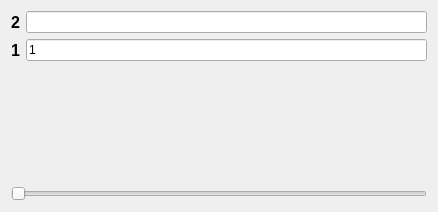
<?xml version="1.0" encoding="UTF-8"?>
<ui version="4.0">
 <class>Dialog</class>
 <widget class="QDialog" name="Dialog">
  <property name="geometry">
   <rect>
    <x>0</x>
    <y>0</y>
    <width>438</width>
    <height>212</height>
   </rect>
  </property>
  <property name="windowTitle">
   <string>Dialog</string>
  </property>
  <layout class="QVBoxLayout" name="verticalLayout_2">
   <item>
    <layout class="QVBoxLayout" name="verticalLayout">
     <item>
      <layout class="QFormLayout" name="formLayout">
       <item row="0" column="0">
        <widget class="QLabel" name="label">
         <property name="font">
          <font>
           <pointsize>12</pointsize>
           <weight>75</weight>
           <bold>true</bold>
          </font>
         </property>
         <property name="text">
          <string>2</string>
         </property>
        </widget>
       </item>
       <item row="0" column="1">
        <widget class="QLineEdit" name="lineEdit"/>
       </item>
       <item row="1" column="0">
        <widget class="QLabel" name="label_2">
         <property name="font">
          <font>
           <pointsize>12</pointsize>
           <weight>75</weight>
           <bold>true</bold>
          </font>
         </property>
         <property name="text">
          <string>1</string>
         </property>
        </widget>
       </item>
       <item row="1" column="1">
        <widget class="QLineEdit" name="lineEdit_2">
         <property name="inputMask">
          <string/>
         </property>
         <property name="text">
          <string>1</string>
         </property>
        </widget>
       </item>
      </layout>
     </item>
     <item>
      <widget class="QSlider" name="horizontalSlider">
       <property name="minimum">
        <number>1</number>
       </property>
       <property name="maximum">
        <number>100</number>
       </property>
       <property name="orientation">
        <enum>Qt::Horizontal</enum>
       </property>
      </widget>
     </item>
    </layout>
   </item>
  </layout>
 </widget>
 <resources/>
 <connections>
  <connection>
   <sender>lineEdit_2</sender>
   <signal>textChanged(QString)</signal>
   <receiver>label_2</receiver>
   <slot>setText(QString)</slot>
   <hints>
    <hint type="sourcelabel">
     <x>56</x>
     <y>44</y>
    </hint>
    <hint type="destinationlabel">
     <x>19</x>
     <y>51</y>
    </hint>
   </hints>
  </connection>
 </connections>
</ui>
